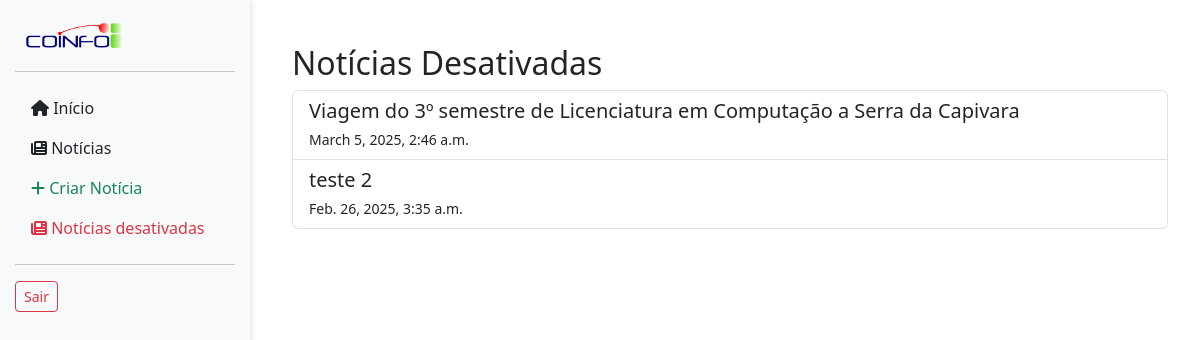
Screenshot of /dashboard/noticias_desativadas (signed in) with the database file from the repository.
### sistema/models.py (models this page shows, shortened)
class Noticia(models.Model):
    STATUS_CHOICES = [
        ('rascunho', 'Rascunho'),
        ('publicado', 'Publicado'),
    ]
    ATIVACAO_CHOICES = [
        ('ativada', 'Ativada'),
        ('desativada', 'Desativada'),
    ]
    titulo = models.CharField(max_length=255)
    conteudo = models.TextField()
    autor = models.ForeignKey(User, on_delete=models.CASCADE)
    data_publicacao = models.DateTimeField(auto_now_add=True)
    status = models.CharField(max_length=10, choices=STATUS_CHOICES, default='rascunho')
    ativacao = models.CharField(max_length=10, choices=ATIVACAO_CHOICES, default='ativada')

### dashboard/views.py (the view)
# urls.py: path('noticias_desativadas', views.noticias_desativadas, name="noticias_desativadas")
def noticias_desativadas(request):
    noticias_desativadas = Noticia.objects.filter(ativacao='desativada').order_by('-data_publicacao')
    is_admin = request.user.is_staff and not request.user.groups.filter(name='Professores').exists()
    return render(request, 'dashboard/noticias_desativadas.html', {
        'noticias_desativadas':noticias_desativadas,
        'is_admin':is_admin,
    })

### dashboard/templates/dashboard/noticias_desativadas.html (shortened to what this page needs)
{% extends 'sidebar_base.html' %}
{% block content %}
<div class="container mt-4">
    <h2>Notícias Desativadas</h2>
    <div class="list-group">
        {% for noticia in noticias_desativadas %}
            <div class="list-group-item">
                <h5 class="mb-1">{{ noticia.titulo }}</h5>
                <small>{{ noticia.data_publicacao }}</small>
            </div>
        {% empty %}
            <div class="alert alert-warning" role="alert">
                Não há notícias desativadas no momento.
            </div>
        {% endfor %}
    </div>
</div>
{% endblock %}

### dashboard/templates/sidebar_base.html (style rules this page uses)
body { display: flex; }

### rows the page displays
Noticia: titulo "Viagem do 3º semestre de Licenciatura em Computação a Serra da Capivara", data_publicacao "March 5, 2025, 2:46 a.m."
Noticia: titulo "teste 2", data_publicacao "Feb. 26, 2025, 3:35 a.m."
